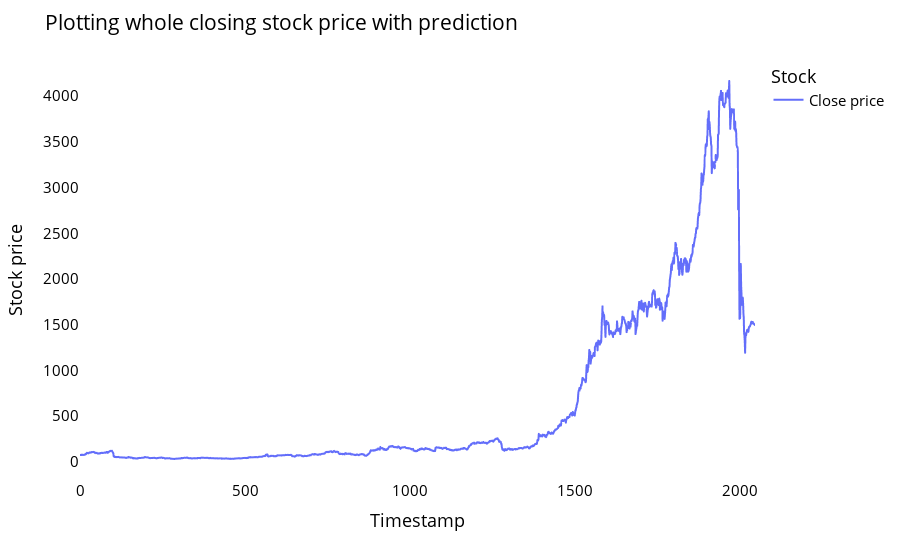

Notebook source saved alongside this figure:
### Markdown cell above
### Plotting whole closing stock price with prediction

### Code cell
rfdf=closedf.tolist()
rfdf.extend((np.array(lst_output).reshape(-1,1)).tolist())
rfdf=scaler.inverse_transform(rfdf).reshape(1,-1).tolist()[0]

names = cycle(['Close price'])

fig = px.line(rfdf,labels={'value': 'Stock price','index': 'Timestamp'})
fig.update_layout(title_text='Plotting whole closing stock price with prediction',
                  plot_bgcolor='white', font_size=15, font_color='black',legend_title_text='Stock')
fig.for_each_trace(lambda t:  t.update(name = next(names)))

fig.update_xaxes(showgrid=False)
fig.update_yaxes(showgrid=False)
fig.show()

### Figure 1 — Plotly figure (JSON) as saved in the notebook; plotly's stock layout.template omitted (floating-point values rounded to 4 significant figures; data arrays with more than 128 entries replaced by an {"elided": "..."} marker saying what was removed)
{"data": [{"hovertemplate": "variable=0<br>Timestamp=%{x}<br>Stock price=%{y}<extra></extra>", "legendgroup": "0", "line": {"color": "#636efa", "dash": "solid"}, "marker": {"symbol": "circle"}, "mode": "lines", "name": "Close price", "showlegend": true, "type": "scattergl", "x": {"elided": "2046 int values"}, "xaxis": "x", "y": {"elided": "2046 float values"}, "yaxis": "y"}], "layout": {"font": {"color": "black", "size": 15}, "legend": {"title": {"text": "Stock"}, "tracegroupgap": 0}, "margin": {"t": 60}, "plot_bgcolor": "white", "title": {"text": "Plotting whole closing stock price with prediction"}, "xaxis": {"anchor": "y", "domain": [0, 1], "showgrid": false, "title": {"text": "Timestamp"}}, "yaxis": {"anchor": "x", "domain": [0, 1], "showgrid": false, "title": {"text": "Stock price"}}}}
